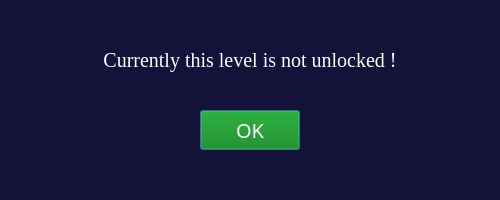
<?xml version="1.0" encoding="UTF-8"?>
<ui version="4.0">
 <class>Dialog</class>
 <widget class="QDialog" name="Dialog">
  <property name="geometry">
   <rect>
    <x>0</x>
    <y>0</y>
    <width>500</width>
    <height>200</height>
   </rect>
  </property>
  <property name="windowTitle">
   <string>Dialog</string>
  </property>
  <property name="styleSheet">
   <string notr="true">background-color:#131239;</string>
  </property>
  <widget class="QLabel" name="label">
   <property name="geometry">
    <rect>
     <x>40</x>
     <y>40</y>
     <width>420</width>
     <height>40</height>
    </rect>
   </property>
   <property name="font">
    <font>
     <family>Georgia</family>
     <pointsize>15</pointsize>
     <weight>9</weight>
     <italic>false</italic>
     <bold>false</bold>
    </font>
   </property>
   <property name="styleSheet">
    <string notr="true">font: 75 15pt &quot;Georgia&quot;;
color:white;</string>
   </property>
   <property name="text">
    <string>Currently this level is not unlocked !</string>
   </property>
   <property name="alignment">
    <set>Qt::AlignCenter</set>
   </property>
  </widget>
  <widget class="QPushButton" name="f_ok_level">
   <property name="geometry">
    <rect>
     <x>200</x>
     <y>110</y>
     <width>100</width>
     <height>40</height>
    </rect>
   </property>
   <property name="font">
    <font>
     <family>Arial Rounded MT Bold</family>
     <pointsize>15</pointsize>
     <weight>50</weight>
     <italic>false</italic>
     <bold>false</bold>
    </font>
   </property>
   <property name="styleSheet">
    <string notr="true">font: 15pt &quot;Arial Rounded MT Bold&quot;;
padding:5px;
background-color:green;
color:white;

</string>
   </property>
   <property name="text">
    <string>OK</string>
   </property>
  </widget>
 </widget>
 <resources/>
 <connections/>
</ui>
